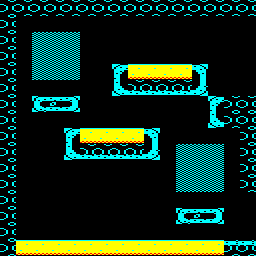

A level layout from a 2D game, rendered from its tile map. Below: a short description, then the map file with its tile-grid data intact:
An orthogonal 16x16 tile map with 16x16 px tiles, 1 tile layer (Tile Layer 1) and 2 objects (2x edge_exit).

<map version="1.8" tiledversion="1.8.2" orientation="orthogonal" renderorder="right-down" width="16" height="16" tilewidth="16" tileheight="16" infinite="0" nextlayerid="4" nextobjectid="15">
 <tileset firstgid="1" source="../../tiled/porthole.tsx" />
 <layer id="1" name="Tile Layer 1" width="16" height="16">
  <data encoding="csv">
54,54,54,54,54,54,54,54,54,54,54,54,54,54,54,54,
54,1,1,1,1,1,1,1,1,1,1,1,1,1,1,1,
54,0,30,30,30,0,0,0,1,0,1,1,1,0,1,1,
54,0,30,30,30,1,0,0,0,1,1,1,1,1,1,1,
54,0,30,30,30,1,1,38,12,12,12,12,37,1,1,1,
54,1,0,1,1,0,0,39,35,35,35,35,40,1,1,1,
54,1,45,46,47,1,1,1,1,1,1,1,1,38,54,54,
54,1,1,1,1,1,1,1,1,1,1,1,1,39,54,54,
54,1,1,1,38,12,12,12,12,37,1,1,1,1,1,54,
54,1,1,1,39,35,35,35,35,40,1,30,30,30,1,54,
54,1,1,1,1,1,1,1,1,1,1,30,30,30,1,54,
54,1,1,1,1,1,0,1,1,1,1,30,30,30,1,54,
54,1,1,1,1,1,1,1,1,1,1,1,1,1,1,1,
54,1,1,1,1,1,1,1,1,1,1,45,46,47,1,1,
54,1,1,1,1,1,1,1,1,1,1,1,1,1,1,1,
54,12,12,12,12,12,12,12,12,12,12,12,12,12,33,33
</data>
 </layer>
 <objectgroup id="2" name="objects" />
 <objectgroup id="3" name="meta">
  <object id="13" name="edge_exit_02" type="edge_exit" x="240" y="16" width="16" height="80">
   <properties>
    <property name="id" value="edge_exit_02" />
    <property name="to" value="room00" />
   </properties>
  </object>
  <object id="14" name="edge_exit_03" type="edge_exit" x="240" y="192" width="16" height="64">
   <properties>
    <property name="id" value="edge_exit_03" />
    <property name="to" value="room00" />
   </properties>
  </object>
 </objectgroup>
</map>
